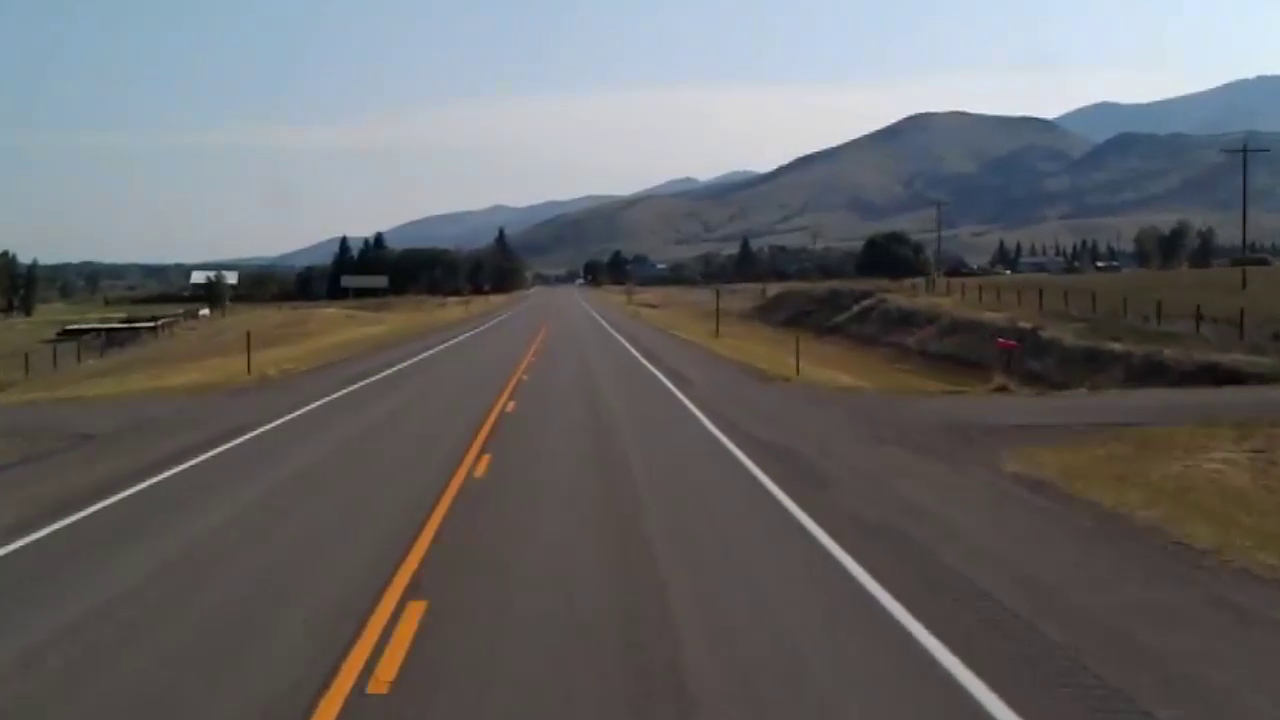
#> input picture frame 13 of test.mp4, 1280 x 720 px
$ python lane_video.py
#> lines starting #> are read from the running program, lines starting #| are printed output that depends on the picture; after the words box and inside, x2 and y2 are one past the last pixel; in counts of white or black regions, pixels touching at a corner belong together
import cv2
import numpy as np


def preprocess(image):
    lane_image = np.copy(image)
    gray = cv2.cvtColor(lane_image, cv2.COLOR_RGB2GRAY)
    blur = cv2.GaussianBlur(gray, (5,5), 0)
    canny = cv2.Canny(blur, 50, 150)
    return canny

def roi(canny):
    height = canny.shape[0]
    triangle = np.array([[(200,height), (1100,height), (550,250)]])
    mask = np.zeros_like(canny)
    cv2.fillPoly(mask, triangle, 255)
    masked_image = cv2.bitwise_and(canny, mask)
    return masked_image

def optimize_line(frame, lines):
    left_fit = []
    right_fit = []
    for line in lines:
        x1, y1, x2, y2 = line.reshape(4)
        param = np.polyfit((x1,x2), (y1,y2), 1)
        slope = param[0]
        inpt  = param[1]
        if slope < 0:
            left_fit.append((slope, inpt))
        else:
            right_fit.append((slope, inpt))


    left_fit_avg = np.average(left_fit, axis = 0)
    right_fit_avg = np.average(right_fit, axis = 0)

    left_slope = left_fit_avg[0]
    left_inpt = left_fit_avg[1]
    left_y1 = frame.shape[0]
    left_y2 = int(left_y1*(3/5))
    left_x1 = int((left_y1-left_inpt)/left_slope)
    left_x2 = int((left_y2-left_inpt)/left_slope)
    left_line = np.array([left_x1,left_y1,left_x2,left_y2])

    right_slope = right_fit_avg[0]
    right_inpt = right_fit_avg[1]
    right_y1 = frame.shape[0]
    right_y2 = int(right_y1*(3/5))
    right_x1 = int((right_y1-right_inpt)/right_slope)
    right_x2 = int((right_y2-right_inpt)/right_slope)
    right_line = np.array([right_x1,right_y1,right_x2,right_y2])
    return np.array([left_line, right_line])

# below is to test the algorithm by video
cap = cv2.VideoCapture("test.mp4")
#fourcc = cv2.VideoWriter_fourcc(*'MP4V')
frame_width = int(cap.get(3))
frame_height = int(cap.get(4))
size = (frame_width, frame_height)
#fourcc = cv2.VideoWriter_fourcc(*"mp4v")
out = cv2.VideoWriter('out.avi', cv2.VideoWriter_fourcc(*'MJPG'),
                        20.0, size)
while(cap.isOpened()):
    ret, frame  = cap.read()
#> frame is the input picture: shape (720, 1280, 3); mean B, G, R 103.8, 102.7, 103.2
    if ret == True:
        pro_frame = preprocess(frame)
#> in preprocess, `canny = cv2.Canny(blur, 50, 150)`:
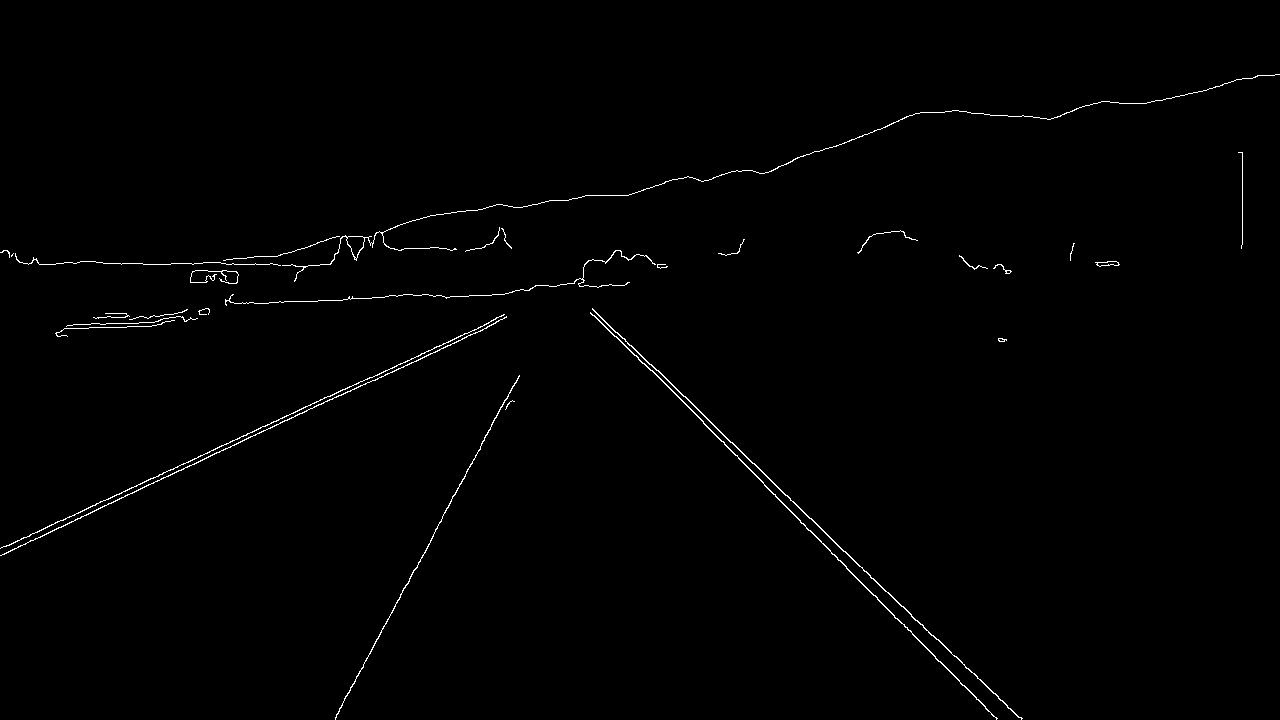
#> canny: shape (720, 1280); 0.75% white in thin lines or dots, all inside (x1, y1, x2, y2) = (0, 74, 1280, 720)
        roi_frame = roi(pro_frame)
#> in roi, `cv2.fillPoly(mask, triangle, 255)`:
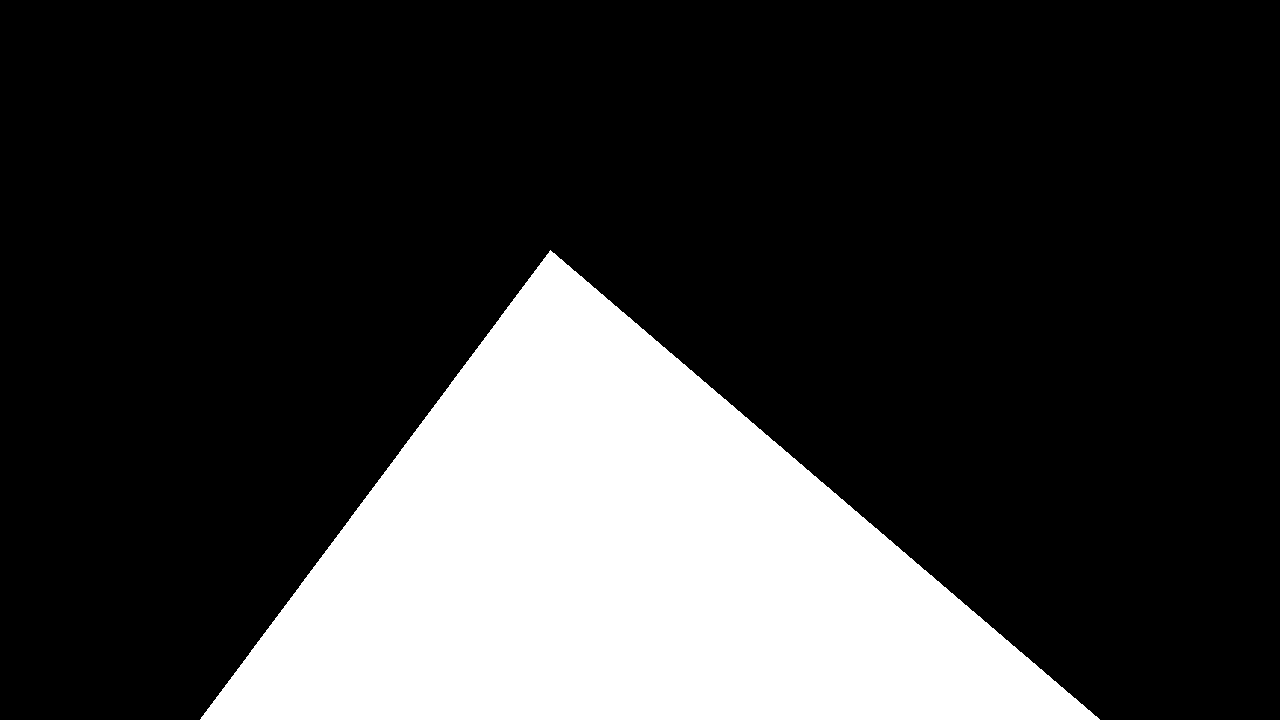
#> mask: shape (720, 1280); 23% white; 1 white region, box (x1, y1, x2, y2) and area: (200, 250, 1100, 720) 211775
#> in roi, `masked_image = cv2.bitwise_and(canny, mask)`:
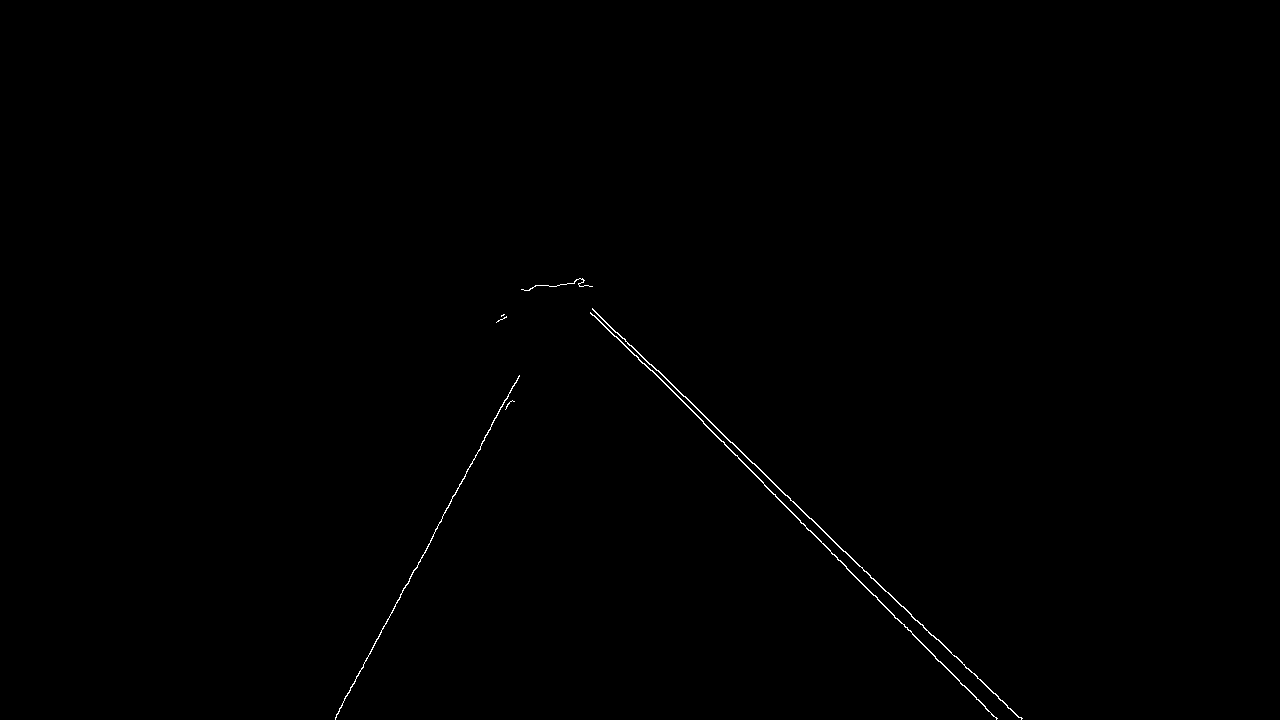
#> masked_image: shape (720, 1280); 0.25% white in thin lines or dots, all inside (x1, y1, x2, y2) = (335, 278, 1023, 720)
        lines = cv2.HoughLinesP(roi_frame, 2, np.pi/180, 100, np.array([]),
        minLineLength=40, maxLineGap=5)
#> lines = [[888, 592, 954, 656], [764, 485, 985, 706], [693, 405, 885, 591], [347, 695, 505, 399], [590, 312, 650, 370], [671, 389, 717, 436], [846, 568, 996, 718], [617, 332, 692, 404], [933, 635, 1018, 717], [658, 370, 709, 420]]
        averaged_lines = optimize_line(frame, lines)
#> the loop in optimize_line, `for line in lines:` made 10 passes
#> (x1, y1, x2, y2, slope, inpt) on passes 1 to 8: (888, 592, 954, 656, 0.97, -269.1), (764, 485, 985, 706, 1, -279), (693, 405, 885, 591, 0.969, -266.3), (347, 695, 505, 399, -1.87, 1345.1), (590, 312, 650, 370, 0.967, -258.3), (671, 389, 717, 436, 1.02, -296.6), (846, 568, 996, 718, 1, -278), (617, 332, 692, 404, 0.96, -260.3)
#> after the loop in optimize_line, `for line in lines:`: left_fit = [(-1.87, 1345.1)]; right_fit = [(0.97, -269.1), (1, -279), (0.969, -266.3), (0.967, -258.3), (1.02, -296.6), (1, -278), (0.96, -260.3), (0.965, -265.1), (0.98, -275.1)]
#> in optimize_line, `left_fit_avg = np.average(left_fit, axis = 0)`: left_fit_avg = [-1.87, 1345.1]
#> in optimize_line, `right_fit_avg = np.average(right_fit, axis = 0)`: right_fit_avg = [0.981, -272]
#> in optimize_line, `left_slope = left_fit_avg[0]`: left_slope = -1.87
#> in optimize_line, `left_inpt = left_fit_avg[1]`: left_inpt = 1345.1
#> in optimize_line, `left_x1 = int((left_y1-left_inpt)/left_slope)`: left_x1 = 333
#> in optimize_line, `left_x2 = int((left_y2-left_inpt)/left_slope)`: left_x2 = 487
#> in optimize_line, `left_line = np.array([left_x1,left_y1,left_x2,left_y2])`: left_line = [333, 720, 487, 432]
#> in optimize_line, `right_slope = right_fit_avg[0]`: right_slope = 0.981
#> in optimize_line, `right_inpt = right_fit_avg[1]`: right_inpt = -272
#> in optimize_line, `right_x1 = int((right_y1-right_inpt)/right_slope)`: right_x1 = 1010
#> in optimize_line, `right_x2 = int((right_y2-right_inpt)/right_slope)`: right_x2 = 717
#> in optimize_line, `right_line = np.array([right_x1,right_y1,right_x2,right_y2])`: right_line = [1010, 720, 717, 432]
#> averaged_lines = [[333, 720, 487, 432], [1010, 720, 717, 432]]
        line_image = np.zeros_like(frame)
        if averaged_lines is not None:
            for line in averaged_lines:
                x1, y1, x2, y2 = line.reshape(4)
                cv2.line(line_image, (x1,y1),(x2,y2),(255,0,0), 10)
#> this loop made 2 passes
        comb_frame = cv2.addWeighted(frame, 0.8, line_image, 1, 1)
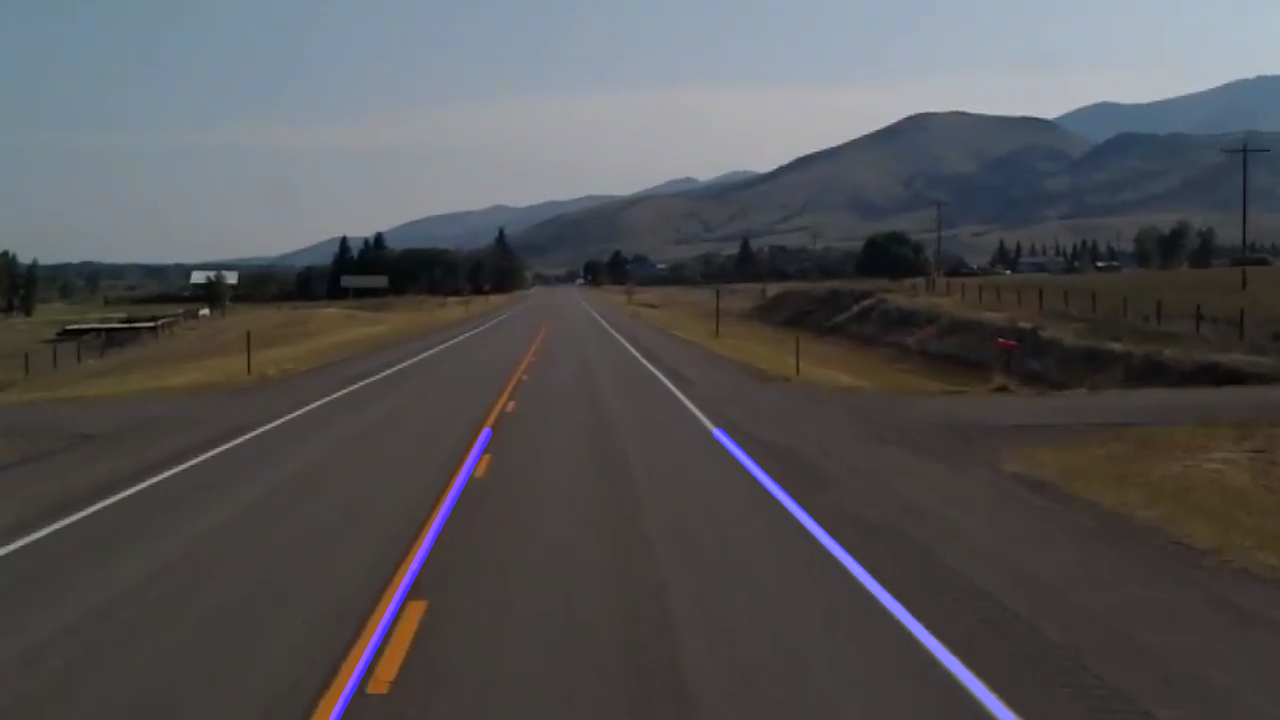
#> comb_frame: shape (720, 1280, 3); mean B, G, R 85.5, 83.2, 83.6
        out.write(comb_frame)
        cv2.imshow("result", comb_frame)
        c = cv2.waitKey(1)
#> (key q is pressed here)
        if c & 0xFF == ord('q'):
            break
    else:
        break
cap.release()
out.release()
cv2.destroyAllWindows()

$ run again, starting later in the video
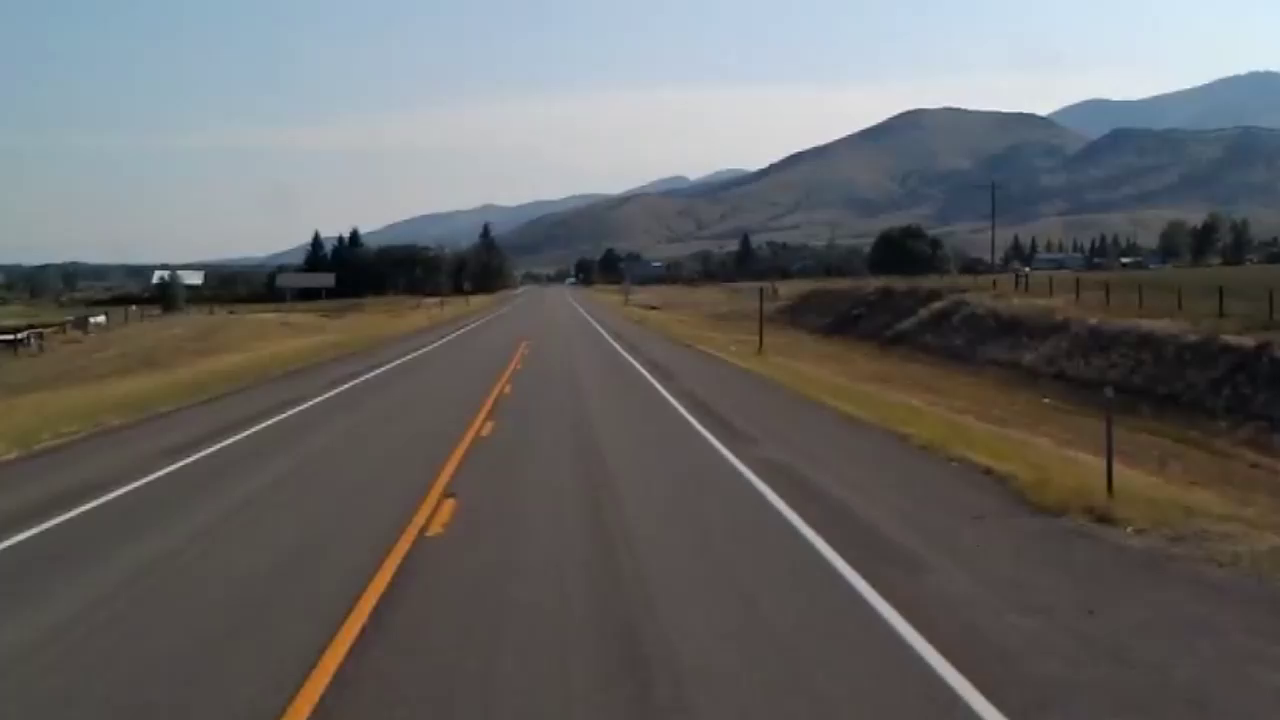
#> input picture frame 60 of test.mp4, 1280 x 720 px
#> frame is the input picture: shape (720, 1280, 3); mean B, G, R 101.4, 102, 102.5
#> in preprocess, `canny = cv2.Canny(blur, 50, 150)`:
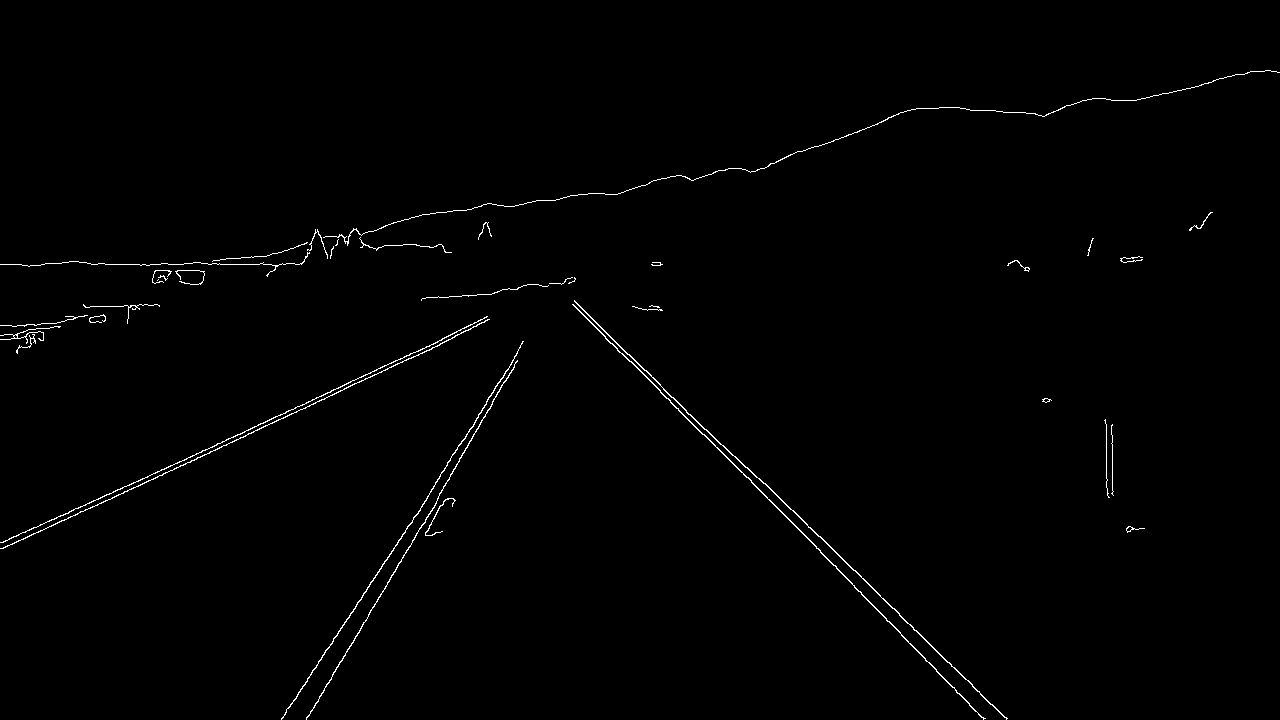
#> canny: shape (720, 1280); 0.78% white in thin lines or dots
#> mask: shape (720, 1280); 23% white; 1 white region, box (x1, y1, x2, y2) and area: (200, 250, 1100, 720) 211775
#> masked_image: shape (720, 1280); 0.32% white in thin lines or dots, all inside (x1, y1, x2, y2) = (281, 277, 1008, 720)
#> lines = 18 rows, first 6: [612, 343, 861, 592], [658, 383, 732, 455], [329, 647, 444, 470], [574, 301, 616, 342], [306, 719, 416, 535], [826, 543, 941, 655]
#> the loop in optimize_line, `for line in lines:` made 18 passes
#> (x1, y1, x2, y2, slope, inpt) on passes 1 to 8: (612, 343, 861, 592, 1, -269), (658, 383, 732, 455, 0.973, -257.2), (329, 647, 444, 470, -1.54, 1153.4), (574, 301, 616, 342, 0.976, -259.3), (306, 719, 416, 535, -1.67, 1230.9), (826, 543, 941, 655, 0.974, -261.5), (854, 587, 936, 669, 1, -267), (439, 494, 509, 373, -1.73, 1252.8)
#> after the loop in optimize_line, `for line in lines:`: left_fit = [(-1.54, 1153.4), (-1.67, 1230.9), (-1.73, 1252.8), (-1.55, 1153.5), (-1.54, 1151.7), (-1.51, 1139.4)]; right_fit = [(1, -269), (0.973, -257.2), (0.976, -259.3), (0.974, -261.5), (1, -267), (0.976, -262.5), (0.938, -233.4), (1.03, -292.5), (0.948, -240.9), (1, -268), (0.978, -266.1), (1, -268)]
#> left_fit_avg = [-1.59, 1180.3]
#> right_fit_avg = [0.983, -262.1]
#> left_slope = -1.59
#> left_inpt = 1180.3
#> left_x1 = 289
#> left_x2 = 470
#> left_line = [289, 720, 470, 432]
#> right_slope = 0.983
#> right_inpt = -262.1
#> right_x1 = 999
#> right_x2 = 706
#> right_line = [999, 720, 706, 432]
#> averaged_lines = [[289, 720, 470, 432], [999, 720, 706, 432]]
#> the loop `for line in averaged_lines:` made 2 passes
#> `comb_frame = cv2.addWeighted(frame, 0.8, line_image, 1, 1)`:
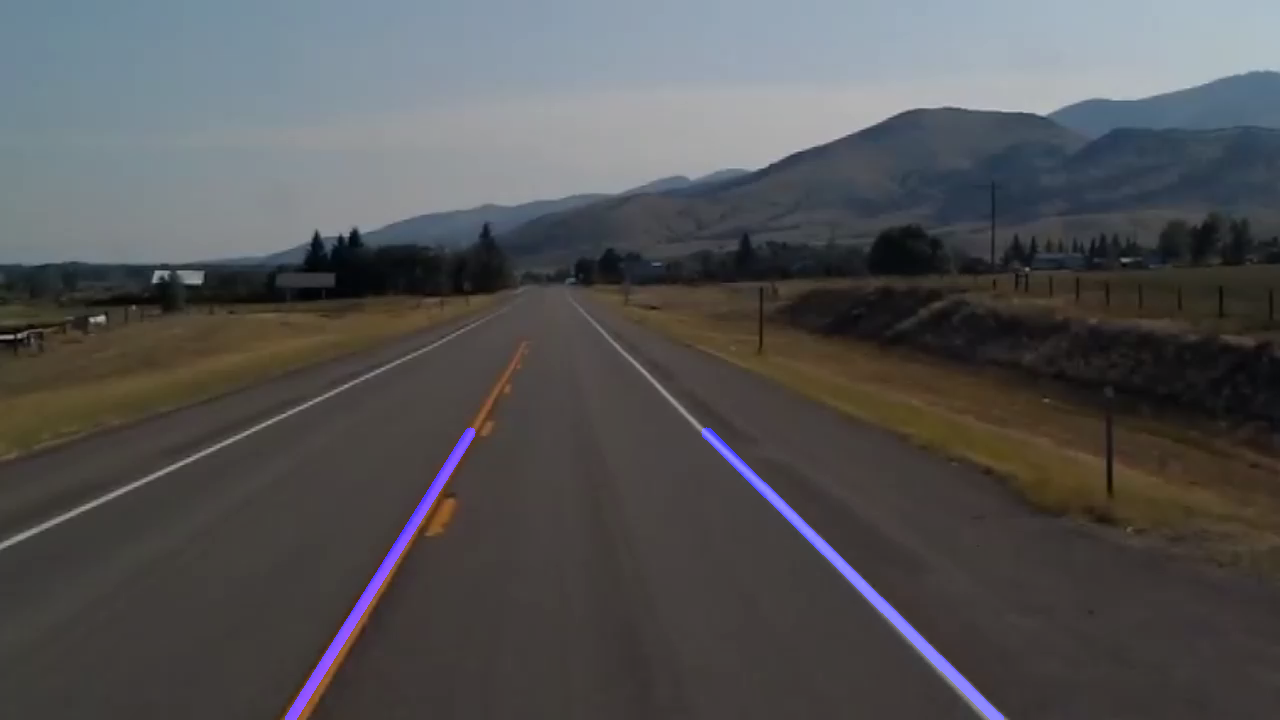
#> comb_frame: shape (720, 1280, 3); mean B, G, R 83.7, 82.6, 83
